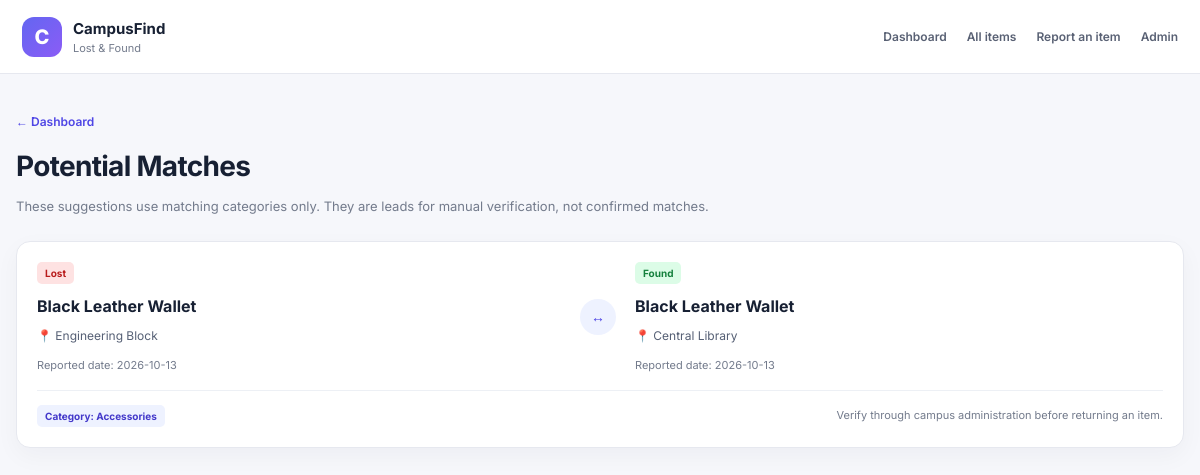
/CampusFind_XAMPP/CampusFind_XAMPP/matches.php, run on the app's committed database.
### tables this page shows
CREATE TABLE IF NOT EXISTS items (
    id INT UNSIGNED AUTO_INCREMENT PRIMARY KEY,
    report_type ENUM('lost','found') NOT NULL,
    item_name VARCHAR(150) NOT NULL,
    category VARCHAR(80) NOT NULL,
    description TEXT NULL,
    location VARCHAR(150) NOT NULL,
    item_date DATE NOT NULL,
    contact_name VARCHAR(120) NOT NULL,
    contact_email VARCHAR(190) NOT NULL,
    status ENUM('searching','available','matched','claimed','closed') NOT NULL,
    created_at TIMESTAMP NOT NULL DEFAULT CURRENT_TIMESTAMP,
    INDEX idx_items_type_status (report_type, status),
    INDEX idx_items_category (category),
    INDEX idx_items_created (created_at)
);

### CampusFind_XAMPP/CampusFind_XAMPP/functions.php (called while the page is built, shortened)
<?php
function h(mixed $value): string {
    return htmlspecialchars((string)$value, ENT_QUOTES | ENT_SUBSTITUTE, 'UTF-8');
}
    ?>

### CampusFind_XAMPP/CampusFind_XAMPP/matches.php (the view, shortened to what this page needs)
<?php
require_once __DIR__ . '/config.php';
require_once __DIR__ . '/functions.php';
$stmt = $pdo->query("SELECT l.id AS lost_id, l.item_name AS lost_name, l.category, l.location AS lost_location, l.item_date AS lost_date, f.id AS found_id, f.item_name AS found_name, f.location AS found_location, f.item_date AS found_date, f.created_at AS found_created FROM items l JOIN items f ON LOWER(l.category)=LOWER(f.category) WHERE l.report_type='lost' AND f.report_type='found' AND l.status='searching' AND f.status='available' ORDER BY (LOWER(l.item_name)=LOWER(f.item_name)) DESC, l.created_at DESC");
$matches = $stmt->fetchAll();
?>
<!doctype html><html lang="en"><head><link rel="stylesheet" href="simple.css"></head><body><header class="site-header"><a class="brand" href="index.php"><span class="brand-icon">C</span><span><strong>CampusFind</strong><small>Lost &amp; Found</small></span></a><nav><a href="index.php">Dashboard</a><a href="items.php">All items</a><a href="report.php">Report an item</a><a href="admin_login.php">Admin</a></nav></header><main class="page-wrap wide"><a class="back-link" href="index.php">← Dashboard</a><h1>Potential Matches</h1><p class="muted intro-copy">These suggestions use matching categories only. They are leads for manual verification, not confirmed matches.</p>
<?php if (!$matches): ?><div class="table-card"><p class="empty-state">There are no potential matches right now. A suggestion appears when an open lost report and an available found report have the same category.</p></div><?php else: ?><div class="match-grid"><?php foreach ($matches as $match): ?><article class="match-card"><div class="match-pair"><div><span class="pill lost">Lost</span><h2><?= h($match['lost_name']) ?></h2><p>📍 <?= h($match['lost_location']) ?></p><small>Reported date: <?= h($match['lost_date']) ?></small></div><div class="match-symbol">↔</div><div><span class="pill found">Found</span><h2><?= h($match['found_name']) ?></h2><p>📍 <?= h($match['found_location']) ?></p><small>Reported date: <?= h($match['found_date']) ?></small></div></div><div class="match-footer"><span class="pill status-pill">Category: <?= h($match['category']) ?></span><span class="muted">Verify through campus administration before returning an item.</span></div></article><?php endforeach; ?></div><?php endif; ?>
</main></body></html>

### CampusFind_XAMPP/CampusFind_XAMPP/simple.css (style rules this page uses)
* { box-sizing:border-box }
body { margin:0;background:#f6f7fb;color:#172033;font-family:Inter,Arial,sans-serif;font-size:14px }
.site-header { height:74px;padding:0 max(22px,calc((100vw - 1180px)/2));background:#fff;border-bottom:1px solid #e6e8ef;display:flex;align-items:center;justify-content:space-between;gap:18px }
.brand { display:flex;align-items:center;gap:11px;text-decoration:none;color:inherit }
.brand-icon { width:40px;height:40px;display:grid;place-items:center;border-radius:12px;background:linear-gradient(135deg,#6366f1,#8b5cf6);color:#fff;font-size:20px;font-weight:800 }
.brand strong { display:block;font-size:15px }
.brand small { display:block;margin-top:3px;font-size:11px;color:#737b8c }
.site-header nav { display:flex;gap:20px;flex-wrap:wrap }
.site-header nav a { color:#596174;text-decoration:none;font-size:12px;font-weight:600 }
.site-header nav a:hover,.back-link { color:#4f46e5 }
.page-wrap { width:min(720px,calc(100% - 30px));margin:38px auto 70px }
.page-wrap.wide { width:min(1180px,calc(100% - 32px)) }
h1 { font-size:28px;letter-spacing:-.7px;margin:10px 0 8px }
.muted { color:#737b8c;font-size:13px;line-height:1.6 }
.intro-copy { margin-bottom:24px }
.back-link { display:inline-block;text-decoration:none;font-size:12px;font-weight:600;margin-bottom:10px }
.form-card,.table-card,.match-card { background:#fff;border:1px solid #e6e8ef;border-radius:14px;box-shadow:0 8px 25px rgba(15,23,42,.04) }
.pill { display:inline-block;padding:5px 8px;border-radius:5px;background:#f3f4f6;color:#4b5563;font-size:10px;font-weight:700;white-space:nowrap }
.pill.lost { background:#fee2e2;color:#b91c1c }
.pill.found { background:#dcfce7;color:#15803d }
.pill.status-pill { background:#eef2ff;color:#4338ca }
.match-grid { display:grid;grid-template-columns:1fr;gap:14px }
.match-card { padding:20px }
.match-pair { display:grid;grid-template-columns:1fr 40px 1fr;align-items:center;gap:15px }
.match-pair h2 { font-size:16px;margin:12px 0 8px }
.match-pair p { font-size:12px;color:#566075 }
.match-pair small { font-size:11px;color:#737b8c }
.match-symbol { display:grid;place-items:center;width:36px;height:36px;border-radius:50%;background:#eef2ff;color:#4f46e5;font-weight:800 }
.match-footer { border-top:1px solid #edf0f5;margin-top:18px;padding-top:14px;display:flex;justify-content:space-between;gap:14px;align-items:center }
.match-footer .muted { font-size:11px }

### data on the page
items: item_name "Black Leather Wallet", location "Engineering Block", item_date "2026-10-13", items.item_name "Black Leather Wallet", items.location "Central Library", items.item_date "2026-10-13", category "Accessories"
